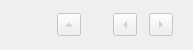
<?xml version="1.0" encoding="UTF-8"?>
<ui version="4.0">
 <class>ViewWidget</class>
 <widget class="QWidget" name="ViewWidget">
  <property name="geometry">
   <rect>
    <x>0</x>
    <y>0</y>
    <width>193</width>
    <height>50</height>
   </rect>
  </property>
  <layout class="QVBoxLayout" name="verticalLayout">
   <item>
    <layout class="QHBoxLayout" name="horizontalLayout">
     <item>
      <spacer name="horizontalSpacer_2">
       <property name="orientation">
        <enum>Qt::Horizontal</enum>
       </property>
       <property name="sizeType">
        <enum>QSizePolicy::Minimum</enum>
       </property>
       <property name="sizeHint" stdset="0">
        <size>
         <width>40</width>
         <height>20</height>
        </size>
       </property>
      </spacer>
     </item>
     <item>
      <widget class="QToolButton" name="upButton">
       <property name="enabled">
        <bool>false</bool>
       </property>
       <property name="arrowType">
        <enum>Qt::UpArrow</enum>
       </property>
      </widget>
     </item>
     <item>
      <spacer name="horizontalSpacer">
       <property name="orientation">
        <enum>Qt::Horizontal</enum>
       </property>
       <property name="sizeType">
        <enum>QSizePolicy::Minimum</enum>
       </property>
       <property name="sizeHint" stdset="0">
        <size>
         <width>20</width>
         <height>20</height>
        </size>
       </property>
      </spacer>
     </item>
     <item>
      <widget class="QToolButton" name="leftButton">
       <property name="enabled">
        <bool>false</bool>
       </property>
       <property name="arrowType">
        <enum>Qt::LeftArrow</enum>
       </property>
      </widget>
     </item>
     <item>
      <widget class="QToolButton" name="rightButton">
       <property name="enabled">
        <bool>false</bool>
       </property>
       <property name="arrowType">
        <enum>Qt::RightArrow</enum>
       </property>
      </widget>
     </item>
    </layout>
   </item>
  </layout>
 </widget>
 <resources/>
 <connections/>
</ui>
